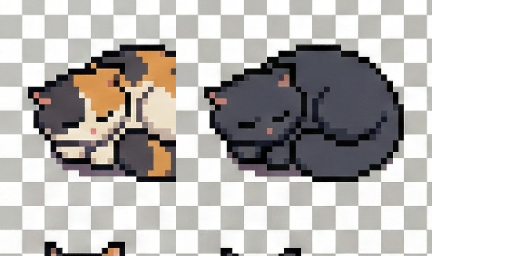
#> input picture app/ui/assets_src/duo_cats/bunny_kick/frame_0.png, 512 x 256 px
$ python make_transparent.py ../app/ui/assets_src/duo_cats/bunny_kick/frame_0.png ../app/ui/assets_src/duo_cats/bunny_kick/frame_000.png
#> lines starting #> are read from the running program, lines starting #| are printed output that depends on the picture
import sys
from PIL import Image

def remove_checkerboard(input_path, output_path):
    img = Image.open(input_path).convert("RGBA")
#> img is the input picture: PIL image 512x256 RGBA; mean R, G, B, A 148.9, 146.2, 143.9, 215.2
    data = img.getdata()

    new_data = []
    # Both colors of the checkerboard pattern (light grey and white)
    # The light grey is approx (204, 204, 204) or #CCCCCC
    # The white is approx (255, 255, 255)

    # We will use a tolerance to catch variations in the checkerboard
    tolerance = 15
    for item in data:
        r, g, b, a = item

        # Check if color is close to white
        is_white = abs(r - 255) < tolerance and abs(g - 255) < tolerance and abs(b - 255) < tolerance
        # Check if color is close to light grey (204, 204, 204 in many checkerboards)
        is_grey = abs(r - 204) < tolerance and abs(g - 204) < tolerance and abs(b - 204) < tolerance

        # It looks like the screenshot has a slightly bluish/greyish checkerboard
        # Let's check for any pixel where r,g,b are very close to each other (grayscale)
        # and lightness is high enough
        is_grayscale = abs(r - g) < 10 and abs(r - b) < 10 and abs(g - b) < 10
        is_light = r > 180 and g > 180 and b > 180

        # Check if the pixel has low saturation (grey/white) and high value
        # This will target the checkerboard without affecting the brown tree
        if is_grayscale and is_light:
            new_data.append((255, 255, 255, 0)) # Make it transparent
        else:
            new_data.append(item)
#> this loop made 131072 passes
#> (item, r, g, b, is_white, is_grey) on passes 1 to 3: ((255, 255, 253, 255), 255, 255, 253, True, False), ((254, 254, 252, 255), 254, 254, 252, True, False), ((254, 254, 252, 255), 254, 254, 252, True, False)

    img.putdata(new_data)
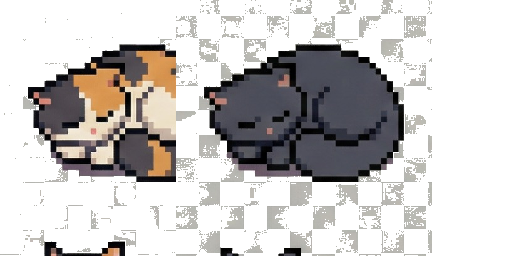
#> img: PIL image 512x256 RGBA; mean R, G, B, A 161.7, 159.1, 158, 97.6; transparent parts drawn white
    img.save(output_path, "PNG")

if __name__ == "__main__":
    if len(sys.argv) != 3:
        print("Usage: python make_transparent.py <input.jpg> <output.png>")
        sys.exit(1)
    remove_checkerboard(sys.argv[1], sys.argv[2])
    print(f"Saved {sys.argv[2]}")
